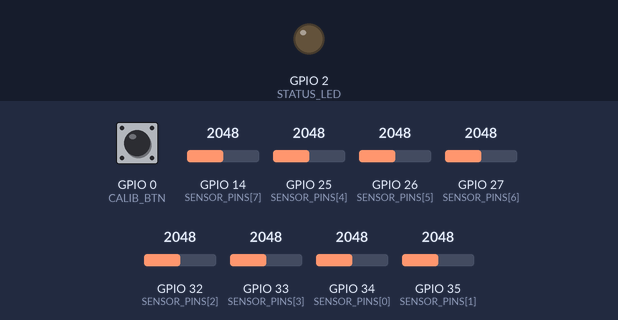
Bench run of a sketch on a simulated ESP32. Parts: output pins drawn as LEDs (lit = HIGH). Dashed ring = blinking. The test bench sets the inputs (shaded band); at power-on: GPIO 0 (CALIB_BTN) HIGH, GPIO 14 (SENSOR_PINS[7]) = 2048, GPIO 25 (SENSOR_PINS[4]) = 2048, GPIO 26 (SENSOR_PINS[5]) = 2048, GPIO 27 (SENSOR_PINS[6]) = 2048, GPIO 32 (SENSOR_PINS[2]) = 2048, GPIO 33 (SENSOR_PINS[3]) = 2048, GPIO 34 (SENSOR_PINS[0]) = 2048, GPIO 35 (SENSOR_PINS[1]) = 2048. What the sketch prints to the serial monitor is not drawn.

Above: at 0.8 s.
0.9 s: GPIO 0 (CALIB_BTN) pulled LOW for 0.15 s
At 1.6 s:
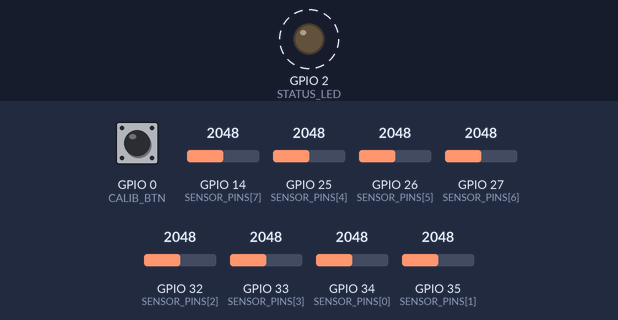
Timing chart, 0 to 5.4 s (numbered marks = the images above; inputs shaded):
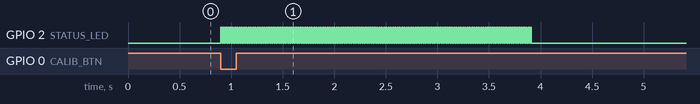

The sketch:

Sensor_test_code.ino
```cpp
#include <Arduino.h>

const int SENSOR_PINS[8] = {34, 35, 32, 33, 25, 26, 27, 14};
const int NUM_SENSORS = 8;
const int STATUS_LED = 2;
const int CALIB_BTN = 0;

int sensorMin[NUM_SENSORS];
int sensorMax[NUM_SENSORS];
int sensorNorm[NUM_SENSORS];

void readRawSensors(int *vals) {
  for (int i = 0; i < NUM_SENSORS; i++) {
    vals[i] = analogRead(SENSOR_PINS[i]);
  }
}

int normalizeSensor(int raw, int index) {
  int range = sensorMax[index] - sensorMin[index];
  if (range <= 0) return 0;
  int val = ((sensorMax[index] - raw) * 1000) / range;
  return constrain(val, 0, 1000);
}

void readNormalizedSensors() {
  int raw[NUM_SENSORS];
  readRawSensors(raw);
  for (int i = 0; i < NUM_SENSORS; i++) {
    sensorNorm[i] = normalizeSensor(raw[i], i);
  }
}

void calibrateSensors() {
  for (int i = 0; i < NUM_SENSORS; i++) {
    sensorMin[i] = 4095;
    sensorMax[i] = 0;
  }

  int raw[NUM_SENSORS];
  unsigned long start = millis();

  while (millis() - start < 3000) {
    readRawSensors(raw);
    for (int i = 0; i < NUM_SENSORS; i++) {
      if (raw[i] < sensorMin[i]) sensorMin[i] = raw[i];
      if (raw[i] > sensorMax[i]) sensorMax[i] = raw[i];
    }
    digitalWrite(STATUS_LED, !digitalRead(STATUS_LED));
    delay(10);
  }

  digitalWrite(STATUS_LED, LOW);
}

void setup() {
  Serial.begin(115200);
  pinMode(STATUS_LED, OUTPUT);
  pinMode(CALIB_BTN, INPUT_PULLUP);
  digitalWrite(STATUS_LED, LOW);

  Serial.println("Press BOOT to calibrate sensors");
  while (digitalRead(CALIB_BTN) == HIGH) delay(20);

  calibrateSensors();
  Serial.println("Calibration done");
}

void loop() {
  int raw[NUM_SENSORS];
  readRawSensors(raw);
  readNormalizedSensors();

  Serial.print("Raw: ");
  for (int i = 0; i < NUM_SENSORS; i++) {
    Serial.print(raw[i]);
    if (i < NUM_SENSORS - 1) Serial.print('\t');
  }
  Serial.println();

  Serial.print("IR:");
  for (int i = 0; i < NUM_SENSORS; i++) {
    Serial.print(sensorNorm[i]);
    if (i < NUM_SENSORS - 1) Serial.print(",");
  }
  Serial.println();

  delay(150);
}
```

Measured:
- after the input at 0.9 s, GPIO 2 (STATUS_LED): alternates HIGH for 0.01 s and LOW for 0.01 s, 276 changes in all, then stays LOW, starting at once
